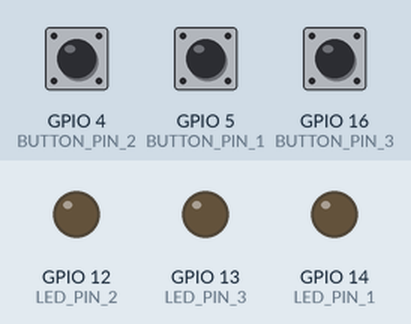
This sketch was run on a simulated ESP8266 (NodeMCU). On the bench: output pins drawn as LEDs (lit = HIGH). Inputs (shaded band) come from the test bench; at power-on: GPIO 4 (BUTTON_PIN_2) HIGH, GPIO 5 (BUTTON_PIN_1) HIGH, GPIO 16 (BUTTON_PIN_3) HIGH. WiFi joins after 1.5 s; servers stay silent unless stated; no MQTT or app messages arrive unless stated; what the sketch prints to the serial monitor is not drawn.

Above: at 3.2 s.
3.3 s: GPIO 4 (BUTTON_PIN_2) pulled LOW for 0.15 s
At 3.37 s:
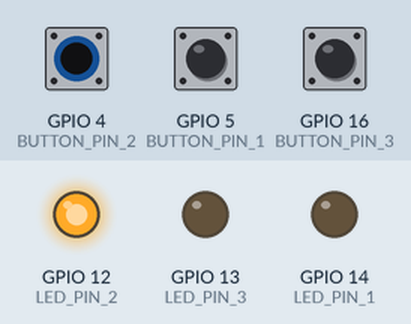
4.9 s: GPIO 5 (BUTTON_PIN_1) pulled LOW for 0.15 s
At 4.97 s:
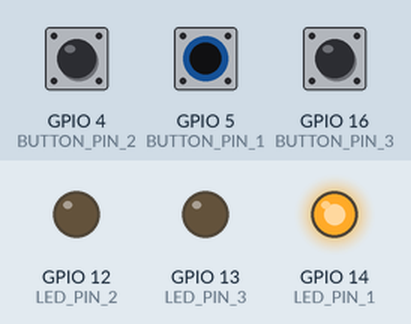
6.5 s: GPIO 16 (BUTTON_PIN_3) pulled LOW for 0.15 s
At 6.57 s:
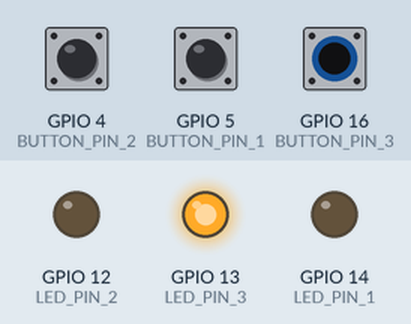
11.1 s: GPIO 4 (BUTTON_PIN_2) pulled LOW for 3.2 s
At 12.5 s:
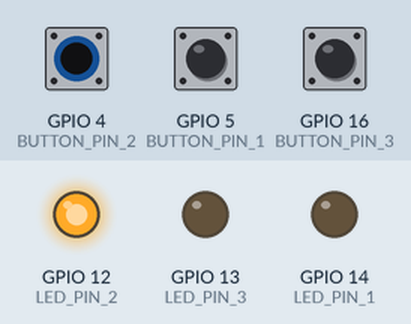
Timing chart, 0 to 15.8 s (numbered marks = the images above; inputs shaded):
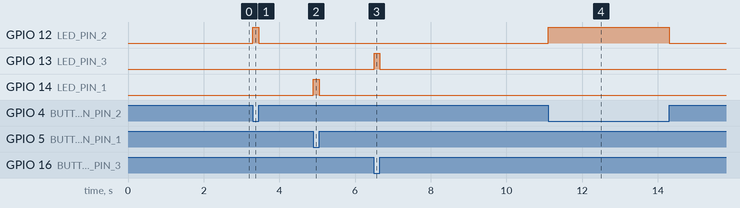

The sketch:

voting_device.ino
```cpp
#include "config.h"

int message_count = 0;

// MQTT-Client erstellen
WiFiClient wifiClient;
PubSubClient mqttClient(wifiClient);

// MQTT-Nachrichten verarbeiten
void callback(char* topic, byte* payload, unsigned int length) {
  // Nachricht ausgeben
  Serial.print("Nachricht empfangen: ");
  Serial.print(topic);
  Serial.print(" : ");
  for (int i = 0; i < length; i++) {
    Serial.print((char)payload[i]);
  }
  Serial.println();
  // Nachricht weiterleiten
  //mqttClient.publish("e", payload, length);
}

void setup() {
  pinMode(BUTTON_PIN_1, INPUT_PULLUP);  // Taster 1 als Eingang mit Pull-up-Widerstand
  pinMode(BUTTON_PIN_2, INPUT_PULLUP);  // Taster 2 als Eingang mit Pull-up-Widerstand
  pinMode(BUTTON_PIN_3, INPUT_PULLUP);  // Taster 3 als Eingang mit Pull-up-Widerstand

#ifdef STATUS_LEDS
  pinMode(LED_PIN_1, OUTPUT);  // LED 1 als Ausgang
  pinMode(LED_PIN_2, OUTPUT);  // LED 2 als Ausgang
  pinMode(LED_PIN_3, OUTPUT);  // LED 3 als Ausgang
#endif

#ifdef DEBUG
  Serial.begin(115200);
#endif
  delay(10);

// Verbindung zum WLAN herstellen
#ifdef DEBUG
  Serial.println("Verbindung zum WLAN herstellen");
#endif
  WiFi.begin(ssid, password);

  while (WiFi.status() != WL_CONNECTED) {
    delay(500);
#ifdef DEBUG
    Serial.print(".");
#endif
  }
#ifdef DEBUG
  Serial.println("Verbindung zum WLAN hergestellt");
#endif

  // Verbindung zum MQTT-Server herstellen
  mqttClient.setServer(mqtt_server, mqtt_port);
  mqttClient.setCallback(callback);
  mqttClient.subscribe("#");

  while (!mqttClient.connected()) {
#ifdef DEBUG
    Serial.println("Verbindung zum MQTT-Server herstellen");
#endif
    mqttClient.connect("ESP8266", mqtt_user, mqtt_password);
    delay(500);
  }
#ifdef DEBUG
  Serial.println("Verbindung zum MQTT-Server hergestellt");
#endif
}

void loop() {
  if (digitalRead(BUTTON_PIN_1) == LOW) {
    digitalWrite(LED_PIN_1, HIGH);  // Wenn Taster 1 gedrückt wird, schalte LED 1 ein
    if (message_count == 0) {
      mqttClient.publish("send", "Taster 1!");
      message_count++;
    }
  } else {
    message_count = 0;
    digitalWrite(LED_PIN_1, LOW);  // Andernfalls schalte LED 1 aus
  }

  if (digitalRead(BUTTON_PIN_2) == LOW) {
    digitalWrite(LED_PIN_2, HIGH);  // Wenn Taster 2 gedrückt wird, schalte LED 2 ein
  } else {
    digitalWrite(LED_PIN_2, LOW);  // Andernfalls schalte LED 2 aus
  }

  if (digitalRead(BUTTON_PIN_3) == LOW) {
    digitalWrite(LED_PIN_3, HIGH);  // Wenn Taster 3 gedrückt wird, schalte LED 3 ein
  } else {
    digitalWrite(LED_PIN_3, LOW);  // Andernfalls schalte LED 3 aus
  }
  // MQTT-Nachrichten abrufen
  if (!mqttClient.loop()) {
#ifdef DEBUG
    Serial.println("Verbindung zum MQTT-Server abgebrochen");
#endif
  }
}
```

config.h
```cpp
#include <Arduino.h>
#include <ESP8266WiFi.h>  // default wifi library
#include <PubSubClient.h> //Mqtt library by Nick O'Leary
//#include <Wifi.h>


//Definition of GPIOS for Buttons
#define BUTTON_PIN_1 5   // GPIO 5 (entspricht D1) für Taster 1
#define BUTTON_PIN_2 4   // GPIO 4 (entspricht D2) für Taster 2
#define BUTTON_PIN_3 16  // GPIO 16 (entspricht D0) für Taster 3

// WLAN-Settings
const char* ssid = "RasPi-Netzwerk";
const char* password = "";

// MQTT-Server Settings
const char* mqtt_server = "10.42.0.1";
const int mqtt_port = 1883;
const char* mqtt_user = "";
const char* mqtt_password = "";
// Mqtt topics to subscribe
String topicInit = "/registration/esp/" + WiFi.macAddress();
// Mqtt topics to publish

//configuration of functionality
//#define ENCRYPTION
#define STATUS_LEDS
//#define E_PAPER
#define DEBUG


//Includes according to config

#ifdef ENCRYPTION
#include <encryptionlibrary.h>  //todo find encryption library
#endif

#ifdef STATUS_LEDS
#define LED_PIN_1  14 // GPIO 14 (entspricht D5) für LED 1
#define LED_PIN_2  12 // GPIO 12 (entspricht D6) für LED 2
#define LED_PIN_3  13 // GPIO 13 (entspricht D7) für LED 3
#endif

#ifdef E_PAPER
#include <E_Paper_Library.h> //todo find epaper library
#endif
```

Measured:
- after the input at 3.3 s, GPIO 12 (LED_PIN_2): LOW → HIGH at once, → LOW 0.15 s later
- after the input at 4.9 s, GPIO 14 (LED_PIN_1): LOW → HIGH at once, → LOW 0.15 s later
- after the input at 6.5 s, GPIO 13 (LED_PIN_3): LOW → HIGH at once, → LOW 0.15 s later
- after the input at 11.1 s, GPIO 12 (LED_PIN_2): LOW → HIGH at once, → LOW 3.2 s later
